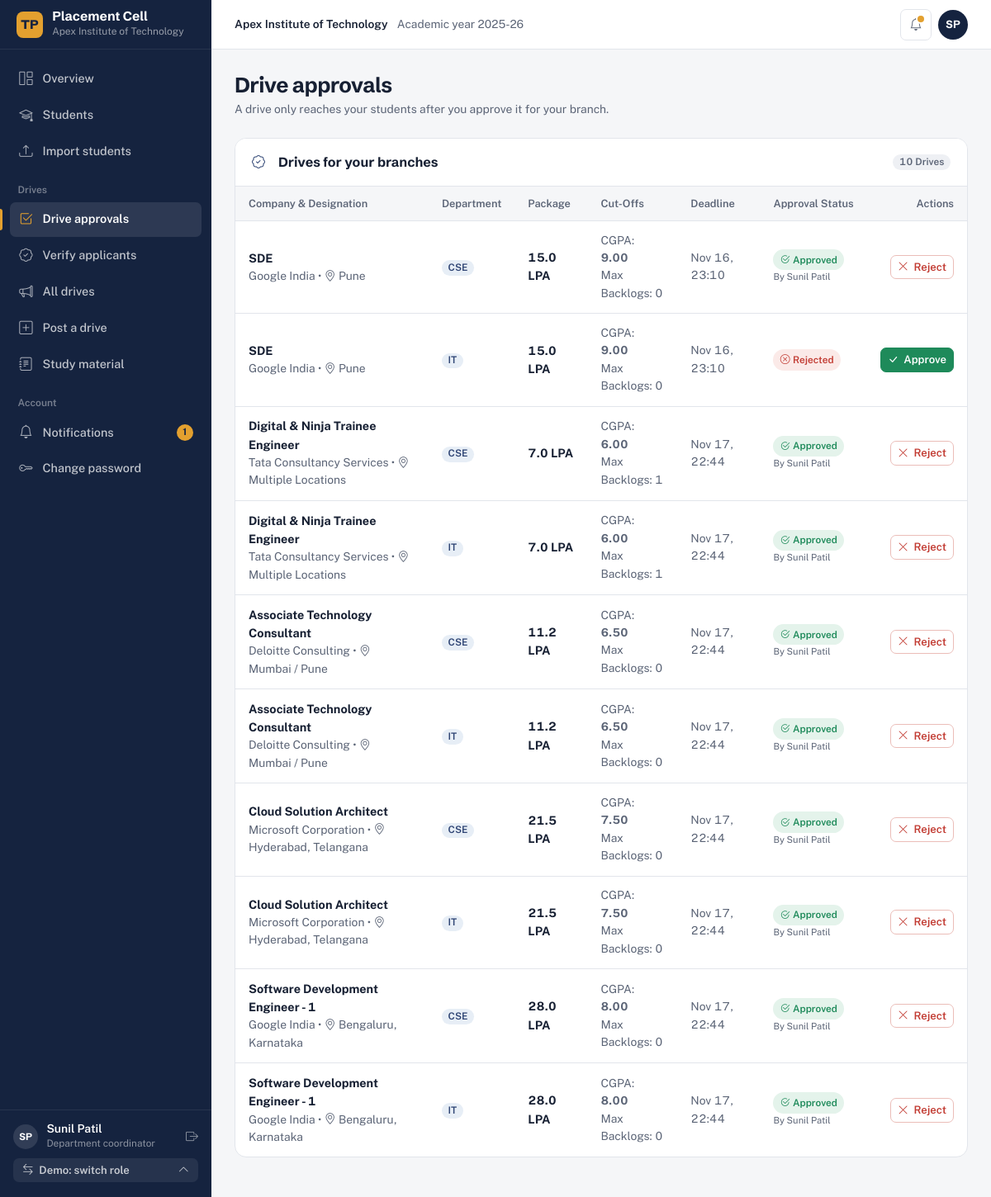
Before: /assistant/approvals/ (signed in) with the older database file.
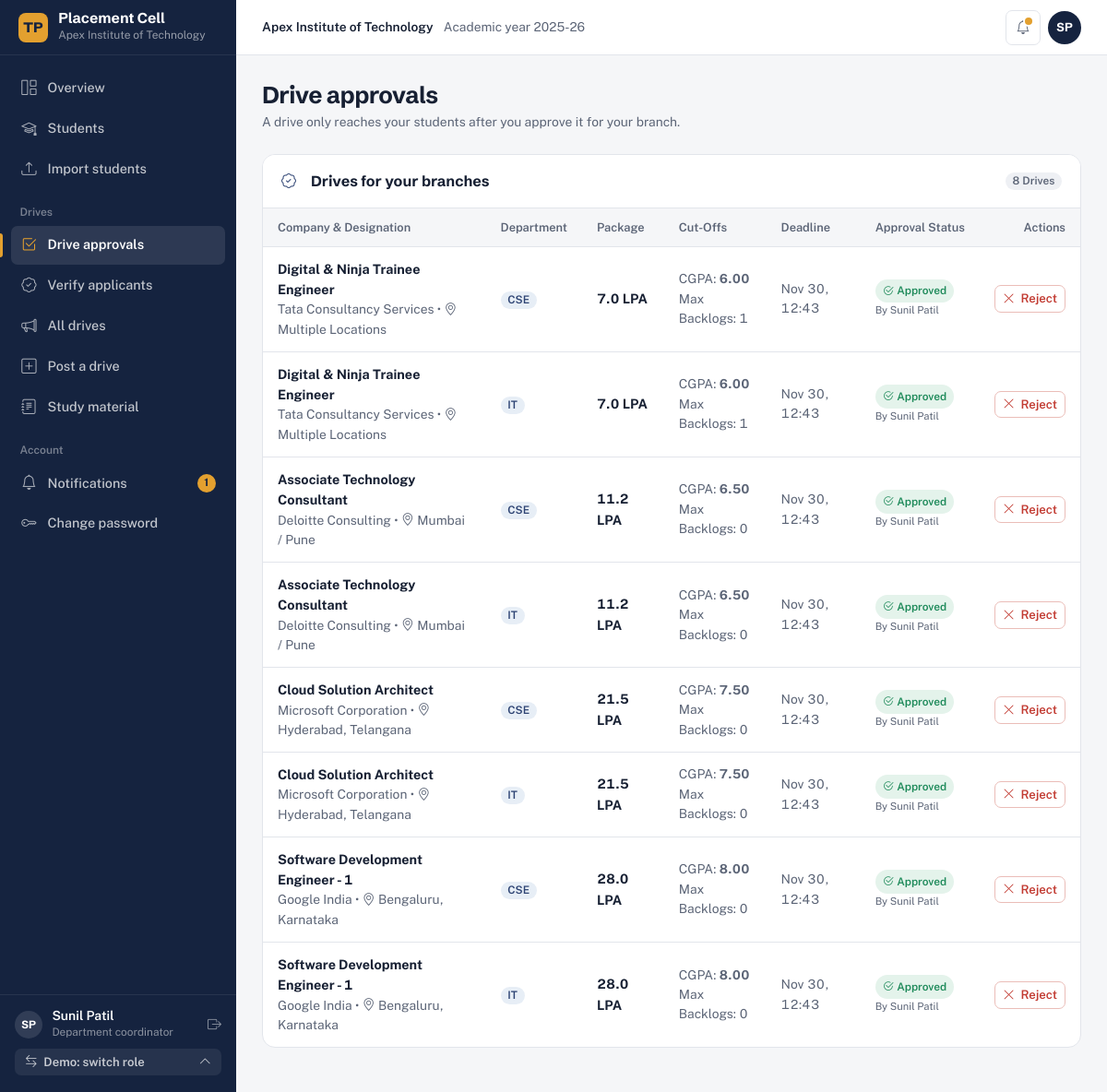
After: the same page with the newer database file.
### apps/placements/models.py (models this page shows, shortened)
class DepartmentJobApproval(models.Model):
    job_opening = models.ForeignKey(
        JobOpening,
        on_delete=models.CASCADE,
        related_name='department_approvals'
    )
    department = models.ForeignKey(
        Department,
        on_delete=models.CASCADE,
        related_name='job_opening_approvals'
    )
    status = models.CharField(
        max_length=30,
        choices=ApprovalStatus.choices,
        default=ApprovalStatus.PENDING
    )
    reviewed_by = models.ForeignKey(
        settings.AUTH_USER_MODEL,
        on_delete=models.SET_NULL,
        null=True,
        blank=True,
        related_name='job_reviews_conducted'
    )
    comments = models.TextField(blank=True, null=True)
    reviewed_at = models.DateTimeField(blank=True, null=True)
    class Meta:
        verbose_name = "Department Job Approval"
        verbose_name_plural = "Department Job Approvals"
        unique_together = ('job_opening', 'department')

class JobOpening(models.Model):
    company = models.ForeignKey(
        Company,
        on_delete=models.CASCADE,
        related_name='job_openings'
    )
    title = models.CharField(max_length=150, help_text="Designation (e.g. SDE 1, Graduate Engineer Trainee)")
    role_description = models.TextField()
    job_location = models.CharField(max_length=150, help_text="e.g. Bangalore, Pune, Hybrid")
    package_ctc = models.DecimalField(
        max_digits=6,
        decimal_places=2,
        help_text="Offered compensation in LPA (e.g. 14.50)"
    )
    bond_details = models.CharField(max_length=255, blank=True, null=True, help_text="e.g. No Bond, or 1 Year Service Agreement")
    min_tenth_percentage = models.DecimalField(
        max_digits=5,
        decimal_places=2,
        default=0.00,
        help_text="Minimum 10th standard percentage required (0.00 = No cutoff)"
    )
    min_twelfth_percentage = models.DecimalField(
        max_digits=5,
        decimal_places=2,
        default=0.00,
        help_text="Minimum 12th / Diploma percentage required (0.00 = No cutoff)"
    )
    min_graduation_cgpa = models.DecimalField(
        max_digits=4,
        decimal_places=2,
        default=0.00,
        help_text="Minimum CGPA required on 10.0 scale (0.00 = No cutoff)"
    )
    max_active_backlogs = models.PositiveIntegerField(
        default=0,
        help_text="Maximum allowed live backlogs (e.g. 0)"
    )
    allowed_departments = models.ManyToManyField(
        Department,
        related_name='eligible_job_openings',
        help_text="Academic branches allowed to apply"
    )
    allowed_degrees = models.CharField(
        max_length=255,
        default='B.Tech',
        help_text="Comma-separated degrees (e.g. B.Tech, M.Tech, MCA)"
    )
    allowed_batches = models.CharField(
        max_length=100,
        default='2025,2026',
        help_text="Comma-separated graduation batch years (e.g. 2025, 2026)"
    )
    application_deadline = models.DateTimeField(help_text="Cut-off date & time for student applications")
    drive_date = models.DateField(help_text="Scheduled date for on-campus / virtual drive")
    status = models.CharField(
        max_length=30,
        choices=JobStatus.choices,
        default=JobStatus.PUBLISHED,
        db_index=True
    )
    created_by = models.ForeignKey(
        settings.AUTH_USER_MODEL,
        on_delete=models.SET_NULL,
        null=True,
        blank=True,
        related_name='created_job_openings'
    )
    created_at = models.DateTimeField(default=timezone.now)
    updated_at = models.DateTimeField(auto_now=True)
    class Meta:
        verbose_name = "Job Opening"
        verbose_name_plural = "Job Openings"
        ordering = ['-created_at']

### apps/companies/models.py (models this page shows, shortened)
class Company(models.Model):
    name = models.CharField(max_length=150, unique=True, db_index=True)
    website = models.URLField(blank=True, null=True)
    industry_sector = models.CharField(max_length=100, help_text="e.g. Information Technology, FinTech, Automotive")
    tier = models.CharField(
        max_length=30,
        choices=CompanyTier.choices,
        default=CompanyTier.TIER_2_CORE
    )
    contact_person = models.CharField(max_length=100, help_text="Recruiter / HR Point of Contact")
    contact_email = models.EmailField()
    contact_phone = models.CharField(max_length=20, blank=True, null=True)
    address = models.TextField(blank=True, null=True)
    logo = models.ImageField(upload_to='company_logos/', blank=True, null=True)
    is_active = models.BooleanField(default=True)
    created_at = models.DateTimeField(default=timezone.now)
    updated_at = models.DateTimeField(auto_now=True)
    class Meta:
        verbose_name = "Company"
        verbose_name_plural = "Companies"
        ordering = ['name']

### apps/departments/models.py (models this page shows, shortened)
class Department(models.Model):
    code = models.CharField(
        max_length=20,
        unique=True,
        db_index=True,
        help_text="Standard department code (e.g., CSE, IT, ECE, MECH, CIVIL)"
    )
    name = models.CharField(
        max_length=150,
        unique=True,
        help_text="Full department name (e.g., Computer Science and Engineering)"
    )
    description = models.TextField(blank=True, null=True)
    is_active = models.BooleanField(default=True)
    created_at = models.DateTimeField(default=timezone.now)
    updated_at = models.DateTimeField(auto_now=True)
    class Meta:
        verbose_name = "Department"
        verbose_name_plural = "Departments"
        ordering = ['code']

### apps/accounts/models.py (models this page shows, shortened)
class User(AbstractBaseUser, PermissionsMixin):
    email = models.EmailField(
        verbose_name='Email Address',
        max_length=255,
        unique=True,
        db_index=True
    )
    first_name = models.CharField(max_length=100)
    last_name = models.CharField(max_length=100)
    role = models.CharField(
        max_length=30,
        choices=UserRole.choices,
        default=UserRole.STUDENT,
        db_index=True
    )
    phone = models.CharField(max_length=20, blank=True, null=True)
    avatar = models.ImageField(upload_to='avatars/', blank=True, null=True)
    is_active = models.BooleanField(default=True)
    is_staff = models.BooleanField(default=False)
    date_joined = models.DateTimeField(default=timezone.now)
    objects = CustomUserManager()
    USERNAME_FIELD = 'email'
    REQUIRED_FIELDS = ['first_name', 'last_name']
    class Meta:
        verbose_name = 'User'
        verbose_name_plural = 'Users'
        ordering = ['-date_joined']
    def get_full_name(self):
        return f"{self.first_name} {self.last_name}".strip()
    @property
    def is_admin(self):
        return self.role == UserRole.ADMIN
    @property
    def is_principal(self):
        return self.role == UserRole.PRINCIPAL
    @property
    def is_tnp_officer(self):
        return self.role == UserRole.TNP_OFFICER
    @property
    def is_tnp_assistant(self):
        return self.role == UserRole.TNP_ASSISTANT
    @property
    def is_student(self):
        return self.role == UserRole.STUDENT
    def get_dashboard_url(self):
        if self.role == UserRole.ADMIN:
            return reverse('admin_panel:dashboard')
        elif self.role == UserRole.PRINCIPAL:
            return reverse('principal_panel:dashboard')
        elif self.role == UserRole.TNP_OFFICER:
            return reverse('tpo_panel:dashboard')
        elif self.role == UserRole.TNP_ASSISTANT:
            return reverse('assistant_panel:dashboard')
        elif self.role == UserRole.STUDENT:
            return reverse('student_panel:dashboard')
        return reverse('core:landing')

### apps/departments/assistant_views.py (the view, shortened to what this page needs)
# urls.py: path('approvals/', assistant_views.job_approvals_view, name='job_approvals'),
@assistant_required
def job_approvals_view(request):
    assigned_depts = get_assistant_departments(request.user)
    dept_ids = assigned_depts.values_list('id', flat=True)
    approvals = DepartmentJobApproval.objects.filter(
        department_id__in=dept_ids
    ).select_related('job_opening__company', 'department', 'reviewed_by').order_by('-job_opening__created_at')
    return render(request, 'assistant_panel/job_approvals.html', {
        'approvals': approvals,
        'active_nav': 'job_approvals'
    })

### apps/core/context_processors.py (called while the page is built)
def unread_notifications_for(user):
    from django.db.models import Q
    from apps.notifications.models import Notification
    return (
        Notification.objects.filter(Q(recipient=user, is_read=False) | Q(recipient__isnull=True, target_role=user.role))
        .exclude(read_by=user)
    )

def tpms_global_context(request):
    unread = 0
    if request.user.is_authenticated:
        try:
            unread = unread_notifications_for(request.user).count()
        except Exception:
            unread = 0
    return {
        'INSTITUTE_NAME': settings.INSTITUTE_NAME,
        'INSTITUTE_SHORT_NAME': settings.INSTITUTE_SHORT_NAME,
        'SYSTEM_NAME': 'Training & Placement Cell',
        'CURRENT_ACADEMIC_YEAR': settings.CURRENT_ACADEMIC_YEAR,
        'UNREAD_NOTIFICATIONS_COUNT': unread,
        'DEMO_MODE': settings.DEMO_MODE,
    }

### apps/departments/assistant_views.py (called while the page is built)
def get_assistant_departments(user):
    if user.is_superuser or user.role in [UserRole.ADMIN, UserRole.PRINCIPAL, UserRole.TNP_OFFICER]:
        return Department.objects.filter(is_active=True)
    return Department.objects.filter(assigned_assistants__assistant=user, is_active=True)

### templates/assistant_panel/job_approvals.html (shortened to what this page needs)
{% extends 'base/dashboard_base.html' %}
{% block content %}
<div class="d-flex justify-content-between align-items-center mb-4">
  <div>
    <h1 class="page-title">Drive approvals</h1>
    <p class="text-muted small mb-0">A drive only reaches your students after you approve it for your branch.</p>
  </div>
</div>
<div class="tpms-card">
  <div class="tpms-card-header">
    <span class="tpms-card-title"><i class="bi bi-patch-check me-2 text-primary"></i> Drives for your branches</span>
    <span class="badge bg-light text-dark">{{ approvals|length }} Drives</span>
  </div>
  <div class="tpms-card-body p-0">
    <div class="tpms-table-container border-0">
      <table class="tpms-table">
        <thead>
          <tr>
            <th>Company & Designation</th>
            <th>Department</th>
            <th>Package</th>
            <th>Cut-Offs</th>
            <th>Deadline</th>
            <th>Approval Status</th>
            <th class="text-end">Actions</th>
          </tr>
        </thead>
        <tbody>
          {% for apprv in approvals %}
            <tr>
              <td>
                <div class="fw-bold text-dark">{{ apprv.job_opening.title }}</div>
                <div class="text-muted small">{{ apprv.job_opening.company.name }} • <i class="bi bi-geo-alt"></i> {{ apprv.job_opening.job_location }}</div>
              </td>
              <td><span class="badge bg-primary-subtle text-primary">{{ apprv.department.code }}</span></td>
              <td><span class="fw-bold">{{ apprv.job_opening.package_ctc|floatformat:1 }} LPA</span></td>
              <td>
                <div class="small">CGPA: <strong>{{ apprv.job_opening.min_graduation_cgpa }}</strong></div>
                <div class="text-muted small">Max Backlogs: {{ apprv.job_opening.max_active_backlogs }}</div>
              </td>
              <td class="text-muted small">{{ apprv.job_opening.application_deadline|date:"M d, H:i" }}</td>
              <td>
                {% if apprv.status == 'APPROVED' %}
                  <span class="badge-tpms badge-success-subtle"><i class="bi bi-check2-circle"></i> Approved</span>
                  {% if apprv.reviewed_by %}<div class="text-muted" style="font-size: 0.7rem;">By {{ apprv.reviewed_by.get_full_name }}</div>{% endif %}
                {% elif apprv.status == 'REJECTED' %}
                  <span class="badge-tpms badge-danger-subtle"><i class="bi bi-x-circle"></i> Rejected</span>
                {% else %}
                  <span class="badge-tpms badge-warning-subtle"><i class="bi bi-hourglass-split"></i> Pending Action</span>
                {% endif %}
              </td>
              <td class="text-end">
                <div class="d-flex justify-content-end gap-1">
                  {% if apprv.status != 'APPROVED' %}
                    <form method="POST" class="d-inline">
                      <button type="submit" class="btn btn-sm btn-success py-1 px-2" title="Approve for Branch">
                        <i class="bi bi-check-lg"></i> Approve
                      </button>
                    </form>
                  {% endif %}
                  {% if apprv.status != 'REJECTED' %}
                    <form method="POST" class="d-inline">
                      <button type="submit" class="btn btn-sm btn-outline-danger py-1 px-2" title="Reject for Branch">
                        <i class="bi bi-x-lg"></i> Reject
                      </button>
                    </form>
                  {% endif %}
                </div>
              </td>
            </tr>
          {% empty %}
            <tr>
              <td colspan="7" class="text-center py-4 text-muted">No campus drives require approval for your assigned department.</td>
            </tr>
          {% endfor %}
        </tbody>
      </table>
    </div>
  </div>
</div>
{% endblock %}

Changed rows visible on the page:
removed DepartmentJobApproval: job_opening "SDE", job_opening.company.name "Google India", job_opening.job_location "Pune", department.code "CSE", job_opening.package_ctc "15.0", job_opening.min_graduation_cgpa "9.00", job_opening.max_active_backlogs "0", job_opening.application_deadline "Nov 16, 23:10", reviewed_by.get_full_name "Sunil Patil"
removed DepartmentJobApproval: job_opening "SDE", job_opening.company.name "Google India", job_opening.job_location "Pune", department.code "IT", job_opening.package_ctc "15.0", job_opening.min_graduation_cgpa "9.00", job_opening.max_active_backlogs "0", job_opening.application_deadline "Nov 16, 23:10", status "REJECTED" (drawn)
changed DepartmentJobApproval (number 1 of 8 on the later page): job_opening.application_deadline "Nov 17, 22:44" → "Nov 30, 12:43"
changed DepartmentJobApproval (number 2 of 8 on the later page): job_opening.application_deadline "Nov 17, 22:44" → "Nov 30, 12:43"
changed DepartmentJobApproval (number 3 of 8 on the later page): job_opening.application_deadline "Nov 17, 22:44" → "Nov 30, 12:43"
changed DepartmentJobApproval (number 4 of 8 on the later page): job_opening.application_deadline "Nov 17, 22:44" → "Nov 30, 12:43"
changed DepartmentJobApproval (number 5 of 8 on the later page): job_opening.application_deadline "Nov 17, 22:44" → "Nov 30, 12:43"
changed DepartmentJobApproval (number 6 of 8 on the later page): job_opening.application_deadline "Nov 17, 22:44" → "Nov 30, 12:43"
changed DepartmentJobApproval (number 7 of 8 on the later page): job_opening.application_deadline "Nov 17, 22:44" → "Nov 30, 12:43"
changed DepartmentJobApproval (number 8 of 8 on the later page): job_opening.application_deadline "Nov 17, 22:44" → "Nov 30, 12:43"
Other visible differences:
{{ approvals|length }}: "10" → "8"
